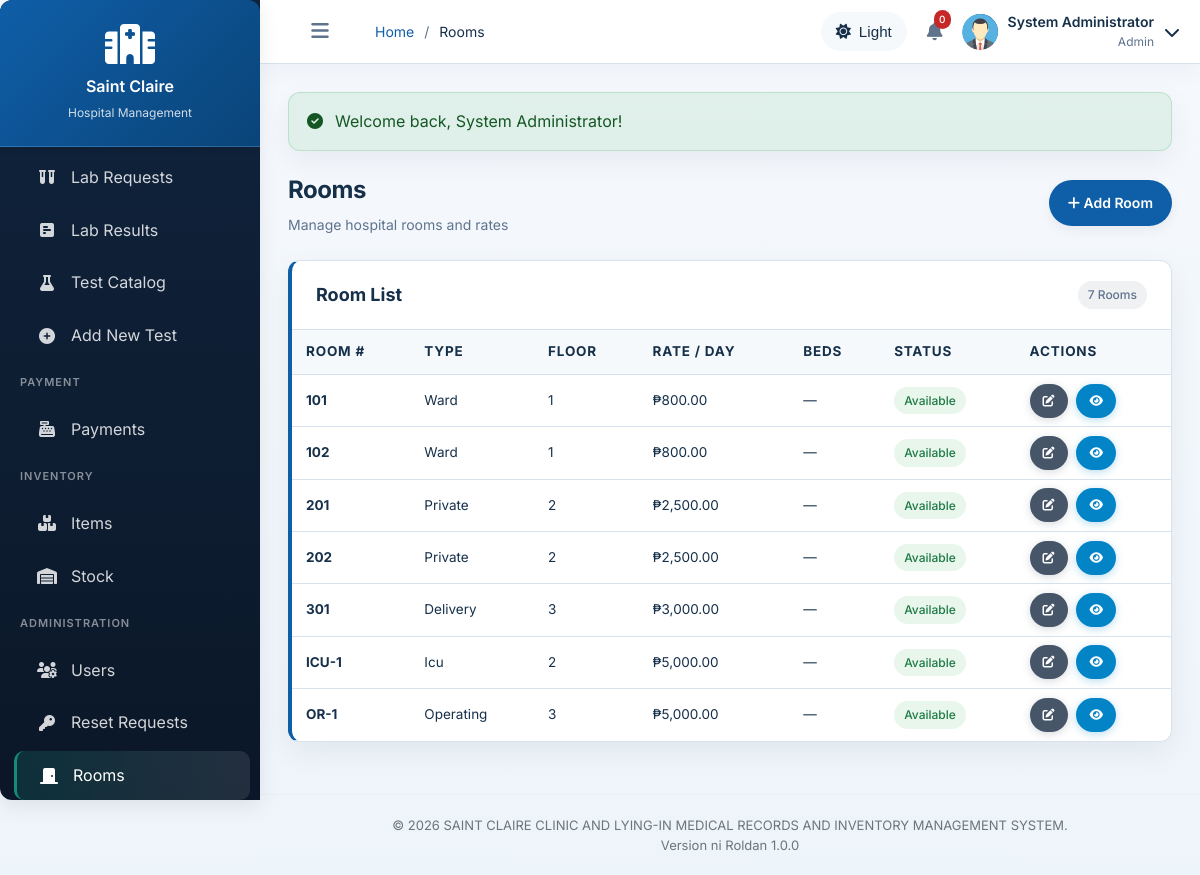
Screenshot of /modules/admin/rooms.php (signed in) with the database file from the repository.
### tables this page shows
CREATE TABLE rooms (
    id INT AUTO_INCREMENT PRIMARY KEY,
    room_number VARCHAR(20) UNIQUE NOT NULL,
    room_type ENUM('ward', 'private', 'semi-private', 'icu', 'delivery', 'operating') NOT NULL,
    floor INT,
    capacity INT DEFAULT 2,
    daily_rate DECIMAL(10,2),
    facilities TEXT,
    status ENUM('available', 'occupied', 'maintenance', 'reserved') DEFAULT 'available',
    created_at TIMESTAMP DEFAULT CURRENT_TIMESTAMP
);

### modules/admin/rooms.php (the view, shortened to what this page needs)
<?php
require_once __DIR__ . '/../../config/config.php';
$pageTitle = 'Rooms';
$currentPage = 'rooms';
$conn = getDBConnection();
$roomsSql = "SELECT r.* FROM rooms r ORDER BY r.room_number ASC";
$rooms = $conn->query($roomsSql);
$bedsInfo = [];
include __DIR__ . '/../../includes/header.php';
?>
<div class="page-header">
    <div>
        <h1 class="page-title">Rooms</h1>
        <p class="page-subtitle">Manage hospital rooms and rates</p>
    </div>
    <div>
        <a href="rooms-add.php" class="btn btn-primary"><i class="fas fa-plus"></i> Add Room</a>
    </div>
</div>
<div class="card">
    <div class="card-header">
        <h3 class="card-title">Room List</h3>
        <span class="badge badge-secondary"><?php echo $rooms ? $rooms->num_rows : 0; ?> Rooms</span>
    </div>
    <div class="card-body" style="padding:0;">
        <?php if ($rooms && $rooms->num_rows > 0): ?>
        <div class="table-container">
            <table class="table">
                <thead>
                    <tr>
                        <th>Room #</th>
                        <th>Type</th>
                        <th>Floor</th>
                        <th>Rate / Day</th>
                        <th>Beds</th>
                        <th>Status</th>
                        <th>Actions</th>
                    </tr>
                </thead>
                <tbody>
                    <?php while ($r = $rooms->fetch_assoc()):
                        $beds = isset($bedsInfo[$r['id']]) ? $bedsInfo[$r['id']]['total_beds'] : '—';
                        $occupied = isset($bedsInfo[$r['id']]) ? $bedsInfo[$r['id']]['occupied_beds'] : 0;
                    ?>
                    <tr>
                        <td><strong><?php echo htmlspecialchars($r['room_number']); ?></strong></td>
                        <td><?php echo htmlspecialchars(ucfirst($r['room_type'] ?? $r['room_type'])); ?></td>
                        <td><?php echo htmlspecialchars($r['floor'] ?? '—'); ?></td>
                        <td><?php echo formatCurrency($r['daily_rate']); ?></td>
                        <td><?php echo $beds === '—' ? '—' : ($occupied . ' / ' . $beds); ?></td>
                        <td><?php echo getStatusBadge($r['status'] ?? 'available'); ?></td>
                        <td class="table-actions">
                            <a href="rooms-edit.php?id=<?php echo $r['id']; ?>" class="btn btn-sm btn-secondary"><i class="fas fa-edit"></i></a>
                            <a href="rooms-view.php?id=<?php echo $r['id']; ?>" class="btn btn-sm btn-info"><i class="fas fa-eye"></i></a>
                        </td>
                    </tr>
                    <?php endwhile; ?>
                </tbody>
            </table>
        </div>
        <?php else: ?>
            <div style="padding:30px; text-align:center; color:#999;">No rooms configured yet.</div>
        <?php endif; ?>
    </div>
</div>
<?php include __DIR__ . '/../../includes/footer.php'; ?>

### includes/header.php (shortened to what this page needs)
<?php
require_once __DIR__ . '/../config/config.php';
$flash = getFlashMessage();
?>
<!DOCTYPE html>
<html lang="en">
<head>
    <link rel="stylesheet" href="<?php echo BASE_URL; ?>assets/css/style.css?v=<?php echo filemtime(__DIR__ . '/../assets/css/style.css'); ?>">
    <link rel="stylesheet" href="https://cdnjs.cloudflare.com/ajax/libs/font-awesome/6.4.0/css/all.min.css">
    <link rel="stylesheet" href="https://cdn.jsdelivr.net/npm/choices.js/public/assets/styles/choices.min.css">
</head>
<body class="page-enter">
    <div class="wrapper">
        <aside class="sidebar" id="sidebar">
            <div class="sidebar-header">
                <i class="fas fa-hospital" style="font-size: 40px; margin-bottom: 10px;"></i>
                <h3>Saint Claire</h3>
                <p>Hospital Management</p>
            </div>
            <nav class="sidebar-menu">
                <?php if (hasRole(['admin', 'laboratory',])): ?>
                <div class="menu-category">Laboratory</div>
                <a href="<?php echo BASE_URL; ?>modules/laboratory/requests.php" class="menu-item <?php echo $currentPage === 'lab-requests' ? 'active' : ''; ?>">
                    <i class="fas fa-vials"></i>
                    <span>Lab Requests</span>
                </a>
                <a href="<?php echo BASE_URL; ?>modules/laboratory/results.php" class="menu-item <?php echo $currentPage === 'lab-results' ? 'active' : ''; ?>">
                    <i class="fas fa-poll-h"></i>
                    <span>Lab Results</span>
                </a>
                <a href="<?php echo BASE_URL; ?>modules/laboratory/tests.php" class="menu-item <?php echo $currentPage === 'lab-tests' ? 'active' : ''; ?>">
                    <i class="fas fa-flask"></i>
                    <span>Test Catalog</span>
                </a>
                <?php if (hasRole(['admin'])): ?>
                <a href="<?php echo BASE_URL; ?>modules/laboratory/tests-add.php" class="menu-item <?php echo $currentPage === 'lab-tests-add' ? 'active' : ''; ?>">
                    <i class="fas fa-plus-circle"></i>
                    <span>Add New Test</span>
                </a>
                <?php endif; ?>
                <?php endif; ?>
                 <?php if (hasRole(['admin'])): ?>
                <div class="menu-category">Payment</div>
                <a href="<?php echo BASE_URL; ?>modules/billing/payments.php" class="menu-item <?php echo $currentPage === 'payments' ? 'active' : ''; ?>">
                    <i class="fas fa-cash-register"></i>
                    <span>Payments</span>
                </a>
                <?php endif; ?>
                <?php if (hasRole(['admin', 'inventory'])): ?>
                <div class="menu-category">Inventory</div>
                <a href="<?php echo BASE_URL; ?>modules/inventory/items.php" class="menu-item <?php echo $currentPage === 'inventory' ? 'active' : ''; ?>">
                    <i class="fas fa-boxes"></i>
                    <span>Items</span>
                </a>
                <a href="<?php echo BASE_URL; ?>modules/inventory/stock.php" class="menu-item <?php echo $currentPage === 'stock' ? 'active' : ''; ?>">
                    <i class="fas fa-warehouse"></i>
                    <span>Stock</span>
                </a>
                <?php endif; ?>
                <?php if (hasRole(['admin'])): ?>
                <div class="menu-category">Administration</div>
                <a href="<?php echo BASE_URL; ?>modules/admin/users.php" class="menu-item <?php echo $currentPage === 'users' ? 'active' : ''; ?>">
                    <i class="fas fa-users-cog"></i>
                    <span>Users</span>
                </a>
                <a href="<?php echo BASE_URL; ?>modules/admin/reset-requests.php" class="menu-item <?php echo $currentPage === 'reset-requests' ? 'active' : ''; ?>">
                    <i class="fas fa-key"></i>
                    <span>Reset Requests</span>
                </a>
                <a href="<?php echo BASE_URL; ?>modules/admin/rooms.php" class="menu-item <?php echo $currentPage === 'rooms' ? 'active' : ''; ?>">
                    <i class="fas fa-door-closed"></i>
                    <span>Rooms</span>
                </a>
                <?php endif; ?>
            </nav>
        </aside>
        <main class="main-content" id="content">
            <header class="header">
                <div class="header-left">
                    <button class="toggle-sidebar" id="toggleSidebar" aria-controls="sidebar" aria-expanded="false" aria-label="Toggle navigation">
                        <i class="fas fa-bars" aria-hidden="true"></i>
                    </button>
                    <nav class="breadcrumb">
                        <li><a href="<?php echo BASE_URL; ?>dashboard.php">Home</a></li>
                        <?php if (isset($pageTitle)): ?>
                        <li><?php echo $pageTitle; ?></li>
                        <?php endif; ?>
                    </nav>
                </div>
                <div class="header-right">
                    <div class="theme-switcher">
                        <button type="button" id="themeToggle" class="theme-toggle" aria-label="Toggle light and dark mode">
                            <i class="fas fa-moon" aria-hidden="true"></i>
                            <span class="theme-label">Dark</span>
                        </button>
                    </div>
                    <div class="header-icon">
                            <?php
                            $notificationCount = 0;
                            if (isLoggedIn()) {
                                try {
                                    $nconn = getDBConnection();
                                    $nconn->query("CREATE TABLE IF NOT EXISTS notifications (id INT AUTO_INCREMENT PRIMARY KEY, recipient_user_id INT NOT NULL, title VARCHAR(150), message TEXT, is_read TINYINT(1) DEFAULT 0, created_at TIMESTAMP DEFAULT CURRENT_TIMESTAMP, FOREIGN KEY (recipient_user_id) REFERENCES users(id))");
                                    $uid = $_SESSION['user_id'];
                                    $resCount = $nconn->query("SELECT COUNT(*) as cnt FROM notifications WHERE recipient_user_id = " . intval($uid) . " AND is_read = 0 AND DATE(created_at) = CURDATE()");
                                    if ($resCount) {
                                        $notificationCount = $resCount->fetch_assoc()['cnt'];
                                    }
                                } catch (Exception $e) {
                                }
                            }
                            ?>
                            <i class="fas fa-bell"></i>
                            <span class="badge"><?php echo intval($notificationCount); ?></span>
                    </div>
                    <div class="user-dropdown" id="userDropdownTrigger" role="button" tabindex="0" aria-haspopup="true" aria-expanded="false">
                        <?php
                        $headerAvatarUrl = null;
                        if (isLoggedIn() && !empty($_SESSION['user_id'])) {
                            $hUid = intval($_SESSION['user_id']);
                            $avatarPattern = rtrim(UPLOAD_PATH, DIRECTORY_SEPARATOR) . DIRECTORY_SEPARATOR . 'avatars' . DIRECTORY_SEPARATOR . 'user_' . $hUid . '.*';
                            $hMatches = glob($avatarPattern);
                            if ($hMatches && count($hMatches) > 0) {
                                $hPath = $hMatches[0];
                                $hFile = basename($hPath);
                                $headerAvatarUrl = BASE_URL . 'uploads/avatars/' . $hFile . '?v=' . @filemtime($hPath);
                            }
                        }
                        ?>
                        <div class="user-avatar">
                            <?php if ($headerAvatarUrl): ?>
                                <img src="<?php echo htmlspecialchars($headerAvatarUrl); ?>" alt="Avatar" style="width:36px;height:36px;object-fit:cover;border-radius:50%;display:block;">
                            <?php else: ?>
                                <?php echo isset($_SESSION['user_name']) && $_SESSION['user_name'] !== '' ? strtoupper(substr($_SESSION['user_name'], 0, 1)) : ''; ?>
                            <?php endif; ?>
                        </div>
                        <div class="user-info">
                            <div class="user-name"><?php echo isset($_SESSION['user_name']) ? htmlspecialchars($_SESSION['user_name']) : 'Guest'; ?></div>
                            <div class="user-role"><?php echo getActiveRole() ? ucfirst(htmlspecialchars(getActiveRole())) : ''; ?></div>
                        </div>
                        <i class="fas fa-chevron-down"></i>
                    </div>
                </div>
            </header>
            <div class="content">
                <?php if ($flash): ?>
                <div class="alert alert-<?php echo $flash['type']; ?> fade-in">
                    <i class="fas fa-<?php echo $flash['type'] === 'success' ? 'check-circle' : ($flash['type'] === 'error' ? 'exclamation-circle' : 'info-circle'); ?>"></i>
                    <?php echo $flash['message']; ?>
                </div>
                <?php endif; ?>

### config/config.php (shortened to what this page needs)
<?php
function formatCurrency($amount) {
    return '₱' . number_format($amount, 2);
}
function getStatusBadge($status) {
    $badges = [
        'active' => 'success',
        'inactive' => 'secondary',
        'pending' => 'warning',
        'completed' => 'success',
        'cancelled' => 'danger',
        'waiting' => 'info',
        'in-progress' => 'primary',
        'admitted' => 'primary',
        'discharged' => 'success',
        'paid' => 'success',
        'partial' => 'warning',
        'available' => 'success',
        'occupied' => 'danger',
        'maintenance' => 'warning',
        'ready-for-discharge' => 'warning'
    ];
    $badgeClass = isset($badges[$status]) ? $badges[$status] : 'secondary';
    $label = ucfirst(str_replace('-', ' ', $status));
    return '<span class="badge badge-' . $badgeClass . '">' . $label . '</span>';
}
function getFlashMessage() {
    if (isset($_SESSION['flash'])) {
        $flash = $_SESSION['flash'];
        return $flash;
    }
    return null;
}
function isLoggedIn() {
    return isset($_SESSION['user_id']) && !empty($_SESSION['user_id']);
}
function hasRole($roles) {
    $userRole = getActiveRole();
    $roles = array_map(function($r){ return strtolower(trim($r)); }, $roles);
    return in_array($userRole, $roles, true);
}
function getUserBaseRole() {
    return isset($_SESSION['base_role']) && !empty($_SESSION['base_role'])
        ? strtolower(trim($_SESSION['base_role']))
        : (isset($_SESSION['user_role']) ? strtolower(trim($_SESSION['user_role'])) : null);
}
function getActiveRole() {
    return isset($_SESSION['user_role']) && !empty($_SESSION['user_role'])
        ? strtolower(trim($_SESSION['user_role']))
        : getUserBaseRole();
}
?>

### includes/footer.php (shortened to what this page needs)
            </div>
            <footer style="padding: 20px; text-align: center; color: #6c757d; font-size: 13px; border-top: 1px solid #eee; margin-top: auto;">
                <p>&copy; <?php echo date('Y'); ?> SAINT CLAIRE CLINIC AND LYING-IN MEDICAL RECORDS AND INVENTORY MANAGEMENT SYSTEM.</p>
                <p>Version ni Roldan <?php echo APP_VERSION; ?></p>
            </footer>
        </main>
    </div>
</body>
</html>

### rows the page displays
rooms: room_number "101", room_type "Ward", floor "1", daily_rate "₱800.00", status "Available"
rooms: room_number "102", room_type "Ward", floor "1", daily_rate "₱800.00", status "Available"
rooms: room_number "201", room_type "Private", floor "2", daily_rate "₱2,500.00", status "Available"
rooms: room_number "202", room_type "Private", floor "2", daily_rate "₱2,500.00", status "Available"
rooms: room_number "301", room_type "Delivery", floor "3", daily_rate "₱3,000.00", status "Available"
rooms: room_number "ICU-1", room_type "Icu", floor "2", daily_rate "₱5,000.00", status "Available"
rooms: room_number "OR-1", room_type "Operating", floor "3", daily_rate "₱5,000.00", status "Available"

### other values shown
$pageTitle "Rooms"
$notificationCount "0"
$_SESSION['user_name'] "System Administrator"
getActiveRole() "Admin"
$flash['message'] "Welcome back, System Administrator!"
$rooms->num_rows "7"
APP_VERSION "1.0.0"
